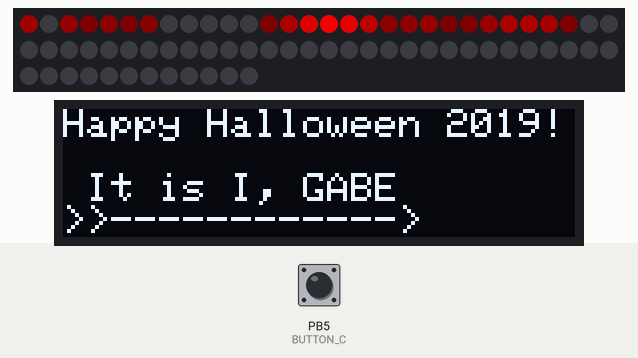
Simulated run of this sketch. Board: ATtiny85, built with avr-gcc and run on an emulated ATtiny85. Parts: 72 RGB LEDs in strip order, left to right, continuing on the next row, 128×32 one-colour display. The inputs (shaded band) are chosen by the test bench; at power-on: PB5 (BUTTON_C) HIGH. Dim RGB values are drawn brighter than linear; the display library's start-up logo is not drawn; random numbers use the default seed unless the sketch sets one; what the sketch prints to the serial monitor is not drawn.

Above: at 1.22 s.
1.3 s: PB5 (BUTTON_C) pulled LOW for 0.15 s
At 1.36 s:
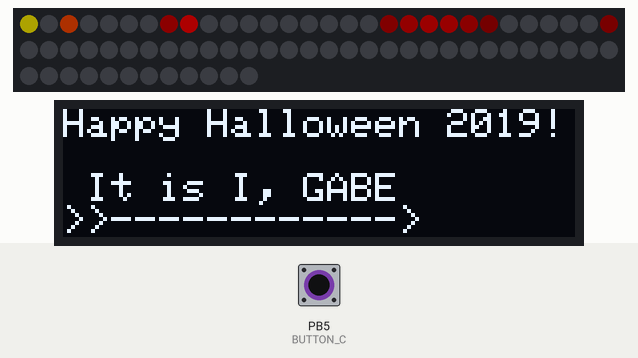
2.0 s: PB5 (BUTTON_C) pulled LOW for 1 s
At 2.64 s:
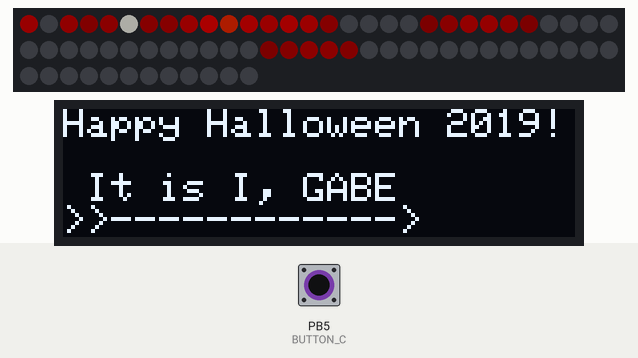
3.6 s: PB5 (BUTTON_C) pulled LOW for 0.15 s
At 3.76 s:
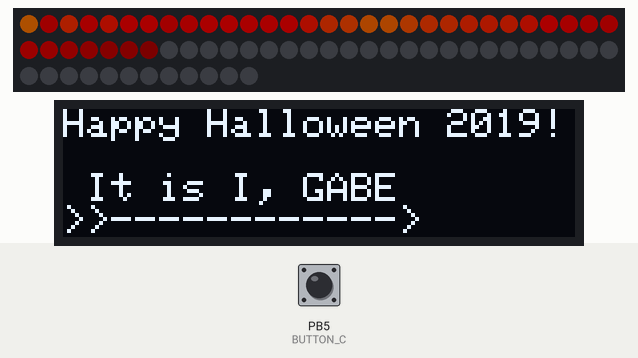
4.3 s: PB5 (BUTTON_C) pulled LOW for 1 s
At 4.46 s:
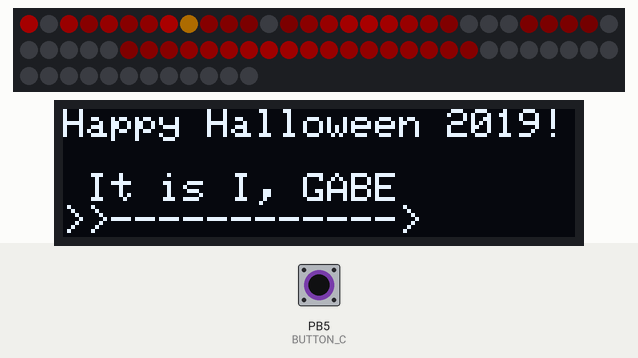

The sketch:

Halloween_FeatherExp_DotStar_OLED_Buttons.ino
```cpp
// Thanks to wes000000 from https://forum.arduino.cc/index.php?topic=212137.0 for his button logic
// Thanks to https://www.tweaking4all.com/hardware/arduino/adruino-led-strip-effects/#LEDStripEffectFire
// for the NeoPixel code, as I used it to adapt something similar for DotStar LEDs

// Thanks to Jeffrey for the Feather Express birthday present

#include <Adafruit_DotStar.h>
// Because conditional #includes don't work w/Arduino sketches...

//#include <avr/power.h> // ENABLE THIS LINE FOR GEMMA OR TRINKET

#define NUMPIXELS 72
// Number of LEDs in strip

// Here's how to control the LEDs from any two pins:
#define DATAPIN    MOSI // for the Heather M4 Express
#define CLOCKPIN   SCK  // for the Heather M4 Express

Adafruit_DotStar strip(NUMPIXELS, DATAPIN, CLOCKPIN, DOTSTAR_RGB);
// The last parameter is optional -- this is the color data order of the
// DotStar strip, which has changed over time in different production runs.
// Your code just uses R,G,B colors, the library then reassigns as needed.
// Default is DOTSTAR_BRG, so change this if you have an earlier strip.
// Hardware SPI is a little faster, but must be wired to specific pins
// (Arduino Uno = pin 11 for data, 13 for clock, other boards are different).
//Adafruit_DotStar strip(NUMPIXELS, DOTSTAR_BRG);


// OLED Stuff

#include <SPI.h>
#include <Wire.h>
#include <Adafruit_GFX.h>
#include <Adafruit_SSD1306.h>

Adafruit_SSD1306 display = Adafruit_SSD1306(128, 32, &Wire);

int      head  = 0, tail = -10; // Index of first 'on' and 'off' pixels
uint32_t color = 0xFF0000;      // 'On' color (starts red)
int      EyeDelay = 1;

// for buttons

int run;


// OLED FeatherWing buttons map to different pins depending on board:
#if defined(ESP8266)
  #define BUTTON_A  0
  #define BUTTON_B 16
  #define BUTTON_C  2
#elif defined(ESP32)
  #define BUTTON_A 15
  #define BUTTON_B 32
  #define BUTTON_C 14
#elif defined(ARDUINO_STM32_FEATHER)
  #define BUTTON_A PA15
  #define BUTTON_B PC7
  #define BUTTON_C PC5
#elif defined(TEENSYDUINO)
  #define BUTTON_A  4
  #define BUTTON_B  3
  #define BUTTON_C  8
#elif defined(ARDUINO_FEATHER52832)
  #define BUTTON_A 31
  #define BUTTON_B 30
  #define BUTTON_C 27
#else // 32u4, M0, M4, nrf52840 and 328p
  #define BUTTON_A  9
  #define BUTTON_B  6
  #define BUTTON_C  5
#endif

void setup() {

#if defined(__AVR_ATtiny85__) && (F_CPU == 16000000L)
  clock_prescale_set(clock_div_1); // Enable 16 MHz on Trinket
#endif

  strip.begin(); // Initialize pins for output
  strip.show();  // Turn all LEDs off ASAP


// Effects and OLED code below

  Serial.begin(9600);

  Serial.println("OLED FeatherWing test");
  // SSD1306_SWITCHCAPVCC = generate display voltage from 3.3V internally
  display.begin(SSD1306_SWITCHCAPVCC, 0x3C); // Address 0x3C for 128x32

  Serial.println("OLED begun");

  // Show image buffer on the display hardware.
  // Since the buffer is intialized with an Adafruit splashscreen
  // internally, this will display the splashscreen.
  display.display();
  //delay(1000);

  // Clear the buffer.
  display.clearDisplay();
  display.display();

  Serial.println("IO test");

  run = 0;   //for running things when Button A is pressed
  pinMode(BUTTON_A, INPUT_PULLUP);
  pinMode(BUTTON_B, INPUT_PULLUP);
  pinMode(BUTTON_C, INPUT_PULLUP);

  // text display tests
  display.setTextSize(1);
  display.setTextColor(SSD1306_WHITE);
  display.setCursor(0,0);
  display.print("Happy Halloween 2019!");
  display.print("\n");

  display.println("\n It is I, GABE");
  display.println(">>------------>");

  display.setCursor(0,0);
  display.display(); // actually display all of the above

}

void loop() {
  //code you always run here; you can leave this section blank if you want the entire program to stop and start, or add code here if you want it to always run

  //check button press here and if it is pressed then toggle run variable between 0 and 255; REQUIRED!
  if(digitalRead(BUTTON_A) == LOW) //funcitons based off of button pulling input pin LOW
  {
     if(run == 0)
     {
         run = 255;
     }
     else
     {
         run = 0;
     }
  }
if(run > 0)
  {

  Fire(55,120,15);
  OLED();
}
}
void Fire(int Cooling, int Sparking, int SpeedDelay) {
  static byte heat[NUMPIXELS];
  int cooldown;

  // Step 1.  Cool down every cell a little
  for( int i = 0; i < NUMPIXELS; i++) {
    cooldown = random(0, ((Cooling * 10) / NUMPIXELS) + 2);

    if(cooldown>heat[i]) {
      heat[i]=0;
    } else {
      heat[i]=heat[i]-cooldown;
    }
  }

  // Step 2.  Heat from each cell drifts 'up' and diffuses a little
  for( int k= NUMPIXELS - 1; k >= 2; k--) {
    heat[k] = (heat[k - 1] + heat[k - 2] + heat[k - 2]) / 3;
  }

  // Step 3.  Randomly ignite new 'sparks' near the bottom
  if( random(255) < Sparking ) {
    int y = random(7);
    heat[y] = heat[y] + random(160,255);
    //heat[y] = random(160,255);
  }

  // Step 4.  Convert heat to LED colors
  for( int j = 0; j < NUMPIXELS; j++) {
    setPixelHeatColor(j, heat[j] );
  }

  strip.show();
  delay(EyeDelay);
}

void setPixelHeatColor (int Pixel, byte temperature) {
  // Scale 'heat' down from 0-255 to 0-191
  byte t192 = round((temperature/255.0)*191);

  // calculate ramp up from
  byte heatramp = t192 & 0x3F; // 0..63
  heatramp <<= 2; // scale up to 0..252


  // figure out which third of the spectrum we're in BLUE:
  if( t192 > 0x80) {                     // hottest
    strip.setPixelColor(Pixel, 255, 255, heatramp);
  } else if( t192 > 0x40 ) {             // middle
   strip.setPixelColor(Pixel, 255, heatramp, 0);
  } else {                               // coolest
    strip.setPixelColor(Pixel, heatramp, 0, 0);
  }


}

void OLED() {
  // if(!digitalRead(BUTTON_A)) Fire(55,120,15);
  if(!digitalRead(BUTTON_B)) strip.setBrightness(255);
  if(!digitalRead(BUTTON_C)) strip.setBrightness(50);
  //delay(10);
  yield();
  display.display();

}
```
